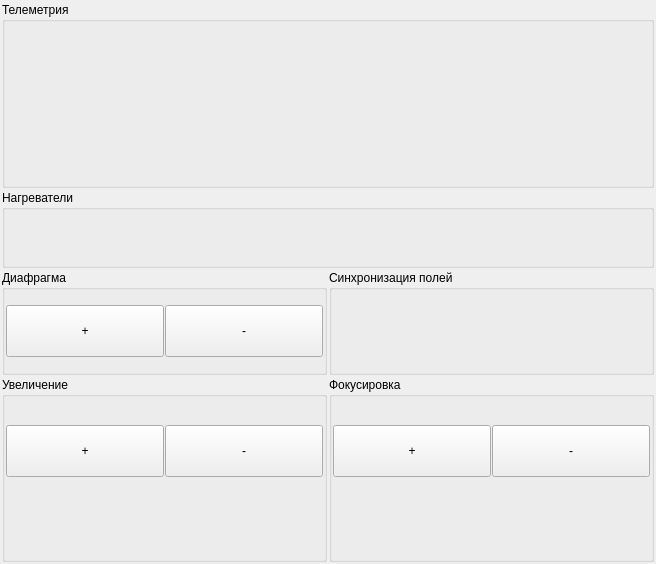
<?xml version="1.0" encoding="UTF-8"?>
<ui version="4.0">
 <class>SWIRCtrlView</class>
 <widget class="QWidget" name="SWIRCtrlView">
  <property name="geometry">
   <rect>
    <x>0</x>
    <y>0</y>
    <width>656</width>
    <height>564</height>
   </rect>
  </property>
  <property name="windowTitle">
   <string>Form</string>
  </property>
  <layout class="QGridLayout" name="root_layout">
   <property name="leftMargin">
    <number>2</number>
   </property>
   <property name="topMargin">
    <number>2</number>
   </property>
   <property name="rightMargin">
    <number>2</number>
   </property>
   <property name="bottomMargin">
    <number>2</number>
   </property>
   <property name="spacing">
    <number>2</number>
   </property>
   <item row="0" column="0" colspan="2">
    <widget class="QGroupBox" name="telemetry_group">
     <property name="title">
      <string>Телеметрия</string>
     </property>
     <layout class="QGridLayout" name="gridLayout">
      <property name="leftMargin">
       <number>1</number>
      </property>
      <property name="topMargin">
       <number>1</number>
      </property>
      <property name="rightMargin">
       <number>1</number>
      </property>
      <property name="bottomMargin">
       <number>1</number>
      </property>
      <property name="spacing">
       <number>1</number>
      </property>
      <item row="1" column="1">
       <widget class="InoutIntWidget" name="focus_drive" native="true">
        <property name="sizePolicy">
         <sizepolicy hsizetype="Preferred" vsizetype="Fixed">
          <horstretch>0</horstretch>
          <verstretch>0</verstretch>
         </sizepolicy>
        </property>
        <property name="minimumSize">
         <size>
          <width>0</width>
          <height>26</height>
         </size>
        </property>
        <property name="maximumSize">
         <size>
          <width>16777215</width>
          <height>26</height>
         </size>
        </property>
       </widget>
      </item>
      <item row="2" column="0">
       <widget class="InoutIntWidget" name="vres" native="true">
        <property name="sizePolicy">
         <sizepolicy hsizetype="Preferred" vsizetype="Fixed">
          <horstretch>0</horstretch>
          <verstretch>0</verstretch>
         </sizepolicy>
        </property>
        <property name="minimumSize">
         <size>
          <width>0</width>
          <height>26</height>
         </size>
        </property>
        <property name="maximumSize">
         <size>
          <width>16777215</width>
          <height>26</height>
         </size>
        </property>
       </widget>
      </item>
      <item row="3" column="0">
       <widget class="InoutFloatWidget" name="focus_mm" native="true">
        <property name="sizePolicy">
         <sizepolicy hsizetype="Preferred" vsizetype="Fixed">
          <horstretch>0</horstretch>
          <verstretch>0</verstretch>
         </sizepolicy>
        </property>
        <property name="minimumSize">
         <size>
          <width>0</width>
          <height>26</height>
         </size>
        </property>
        <property name="maximumSize">
         <size>
          <width>16777215</width>
          <height>26</height>
         </size>
        </property>
       </widget>
      </item>
      <item row="0" column="0">
       <widget class="InoutBinWidget" name="sensor_status" native="true">
        <property name="sizePolicy">
         <sizepolicy hsizetype="Preferred" vsizetype="Fixed">
          <horstretch>0</horstretch>
          <verstretch>0</verstretch>
         </sizepolicy>
        </property>
        <property name="minimumSize">
         <size>
          <width>0</width>
          <height>26</height>
         </size>
        </property>
        <property name="maximumSize">
         <size>
          <width>16777215</width>
          <height>26</height>
         </size>
        </property>
       </widget>
      </item>
      <item row="1" column="0">
       <widget class="InoutIntWidget" name="zoom_drive" native="true">
        <property name="sizePolicy">
         <sizepolicy hsizetype="Preferred" vsizetype="Fixed">
          <horstretch>0</horstretch>
          <verstretch>0</verstretch>
         </sizepolicy>
        </property>
        <property name="minimumSize">
         <size>
          <width>0</width>
          <height>26</height>
         </size>
        </property>
        <property name="maximumSize">
         <size>
          <width>16777215</width>
          <height>26</height>
         </size>
        </property>
       </widget>
      </item>
      <item row="2" column="1">
       <widget class="InoutIntWidget" name="hres" native="true">
        <property name="sizePolicy">
         <sizepolicy hsizetype="Preferred" vsizetype="Fixed">
          <horstretch>0</horstretch>
          <verstretch>0</verstretch>
         </sizepolicy>
        </property>
        <property name="minimumSize">
         <size>
          <width>0</width>
          <height>26</height>
         </size>
        </property>
        <property name="maximumSize">
         <size>
          <width>16777215</width>
          <height>26</height>
         </size>
        </property>
       </widget>
      </item>
      <item row="0" column="1">
       <widget class="InoutBinWidget" name="lens_status" native="true">
        <property name="sizePolicy">
         <sizepolicy hsizetype="Preferred" vsizetype="Fixed">
          <horstretch>0</horstretch>
          <verstretch>0</verstretch>
         </sizepolicy>
        </property>
        <property name="minimumSize">
         <size>
          <width>0</width>
          <height>26</height>
         </size>
        </property>
        <property name="maximumSize">
         <size>
          <width>16777215</width>
          <height>26</height>
         </size>
        </property>
       </widget>
      </item>
      <item row="5" column="1">
       <widget class="InoutCmdWidget" name="agc" native="true">
        <property name="sizePolicy">
         <sizepolicy hsizetype="Preferred" vsizetype="Fixed">
          <horstretch>0</horstretch>
          <verstretch>0</verstretch>
         </sizepolicy>
        </property>
        <property name="minimumSize">
         <size>
          <width>0</width>
          <height>26</height>
         </size>
        </property>
        <property name="maximumSize">
         <size>
          <width>16777215</width>
          <height>26</height>
         </size>
        </property>
       </widget>
      </item>
      <item row="5" column="0">
       <widget class="InoutIntWidget" name="fps" native="true">
        <property name="sizePolicy">
         <sizepolicy hsizetype="Preferred" vsizetype="Fixed">
          <horstretch>0</horstretch>
          <verstretch>0</verstretch>
         </sizepolicy>
        </property>
        <property name="minimumSize">
         <size>
          <width>0</width>
          <height>26</height>
         </size>
        </property>
        <property name="maximumSize">
         <size>
          <width>16777215</width>
          <height>26</height>
         </size>
        </property>
       </widget>
      </item>
      <item row="4" column="0">
       <widget class="InoutIntWidget" name="exp" native="true">
        <property name="sizePolicy">
         <sizepolicy hsizetype="Preferred" vsizetype="Fixed">
          <horstretch>0</horstretch>
          <verstretch>0</verstretch>
         </sizepolicy>
        </property>
        <property name="minimumSize">
         <size>
          <width>0</width>
          <height>26</height>
         </size>
        </property>
        <property name="maximumSize">
         <size>
          <width>16777215</width>
          <height>26</height>
         </size>
        </property>
       </widget>
      </item>
      <item row="3" column="1">
       <widget class="InoutFloatWidget" name="field_grad" native="true">
        <property name="sizePolicy">
         <sizepolicy hsizetype="Preferred" vsizetype="Fixed">
          <horstretch>0</horstretch>
          <verstretch>0</verstretch>
         </sizepolicy>
        </property>
        <property name="minimumSize">
         <size>
          <width>0</width>
          <height>26</height>
         </size>
        </property>
        <property name="maximumSize">
         <size>
          <width>16777215</width>
          <height>26</height>
         </size>
        </property>
       </widget>
      </item>
      <item row="4" column="1">
       <widget class="InoutIntWidget" name="lens_temp" native="true">
        <property name="sizePolicy">
         <sizepolicy hsizetype="Preferred" vsizetype="Fixed">
          <horstretch>0</horstretch>
          <verstretch>0</verstretch>
         </sizepolicy>
        </property>
        <property name="minimumSize">
         <size>
          <width>0</width>
          <height>26</height>
         </size>
        </property>
        <property name="maximumSize">
         <size>
          <width>16777215</width>
          <height>26</height>
         </size>
        </property>
       </widget>
      </item>
     </layout>
    </widget>
   </item>
   <item row="1" column="0" colspan="2">
    <widget class="QGroupBox" name="heaters_group">
     <property name="title">
      <string>Нагреватели</string>
     </property>
     <layout class="QGridLayout" name="gridLayout_2">
      <property name="leftMargin">
       <number>1</number>
      </property>
      <property name="topMargin">
       <number>1</number>
      </property>
      <property name="rightMargin">
       <number>1</number>
      </property>
      <property name="bottomMargin">
       <number>1</number>
      </property>
      <property name="spacing">
       <number>1</number>
      </property>
      <item row="0" column="0">
       <widget class="InoutCmdWidget" name="thermostat_on" native="true">
        <property name="sizePolicy">
         <sizepolicy hsizetype="Preferred" vsizetype="Fixed">
          <horstretch>0</horstretch>
          <verstretch>0</verstretch>
         </sizepolicy>
        </property>
        <property name="minimumSize">
         <size>
          <width>0</width>
          <height>26</height>
         </size>
        </property>
        <property name="maximumSize">
         <size>
          <width>16777215</width>
          <height>26</height>
         </size>
        </property>
       </widget>
      </item>
      <item row="0" column="1">
       <widget class="InoutCmdWidget" name="thermostat_off" native="true">
        <property name="sizePolicy">
         <sizepolicy hsizetype="Preferred" vsizetype="Fixed">
          <horstretch>0</horstretch>
          <verstretch>0</verstretch>
         </sizepolicy>
        </property>
        <property name="minimumSize">
         <size>
          <width>0</width>
          <height>26</height>
         </size>
        </property>
        <property name="maximumSize">
         <size>
          <width>16777215</width>
          <height>26</height>
         </size>
        </property>
       </widget>
      </item>
      <item row="1" column="0">
       <widget class="InoutCmdWidget" name="heat_on" native="true">
        <property name="sizePolicy">
         <sizepolicy hsizetype="Preferred" vsizetype="Fixed">
          <horstretch>0</horstretch>
          <verstretch>0</verstretch>
         </sizepolicy>
        </property>
        <property name="minimumSize">
         <size>
          <width>0</width>
          <height>26</height>
         </size>
        </property>
        <property name="maximumSize">
         <size>
          <width>16777215</width>
          <height>26</height>
         </size>
        </property>
       </widget>
      </item>
      <item row="1" column="1">
       <widget class="InoutCmdWidget" name="heat_off" native="true">
        <property name="sizePolicy">
         <sizepolicy hsizetype="Preferred" vsizetype="Fixed">
          <horstretch>0</horstretch>
          <verstretch>0</verstretch>
         </sizepolicy>
        </property>
        <property name="minimumSize">
         <size>
          <width>0</width>
          <height>26</height>
         </size>
        </property>
        <property name="maximumSize">
         <size>
          <width>16777215</width>
          <height>26</height>
         </size>
        </property>
       </widget>
      </item>
     </layout>
    </widget>
   </item>
   <item row="2" column="0">
    <widget class="QGroupBox" name="iris_group">
     <property name="title">
      <string>Диафрагма</string>
     </property>
     <layout class="QGridLayout" name="gridLayout_4">
      <property name="leftMargin">
       <number>1</number>
      </property>
      <property name="topMargin">
       <number>1</number>
      </property>
      <property name="rightMargin">
       <number>1</number>
      </property>
      <property name="bottomMargin">
       <number>1</number>
      </property>
      <property name="spacing">
       <number>1</number>
      </property>
      <item row="0" column="0">
       <widget class="QPushButton" name="iris_in">
        <property name="sizePolicy">
         <sizepolicy hsizetype="Minimum" vsizetype="Fixed">
          <horstretch>0</horstretch>
          <verstretch>0</verstretch>
         </sizepolicy>
        </property>
        <property name="minimumSize">
         <size>
          <width>0</width>
          <height>52</height>
         </size>
        </property>
        <property name="maximumSize">
         <size>
          <width>16777215</width>
          <height>52</height>
         </size>
        </property>
        <property name="text">
         <string>+</string>
        </property>
       </widget>
      </item>
      <item row="0" column="1">
       <widget class="QPushButton" name="iris_out">
        <property name="sizePolicy">
         <sizepolicy hsizetype="Minimum" vsizetype="Fixed">
          <horstretch>0</horstretch>
          <verstretch>0</verstretch>
         </sizepolicy>
        </property>
        <property name="minimumSize">
         <size>
          <width>0</width>
          <height>52</height>
         </size>
        </property>
        <property name="maximumSize">
         <size>
          <width>16777215</width>
          <height>52</height>
         </size>
        </property>
        <property name="text">
         <string>-</string>
        </property>
       </widget>
      </item>
     </layout>
    </widget>
   </item>
   <item row="2" column="1">
    <widget class="QGroupBox" name="field_sync_group">
     <property name="title">
      <string>Синхронизация полей</string>
     </property>
     <layout class="QGridLayout" name="gridLayout_5">
      <property name="leftMargin">
       <number>1</number>
      </property>
      <property name="topMargin">
       <number>1</number>
      </property>
      <property name="rightMargin">
       <number>1</number>
      </property>
      <property name="bottomMargin">
       <number>1</number>
      </property>
      <property name="spacing">
       <number>1</number>
      </property>
      <item row="0" column="0">
       <widget class="InoutCmdWidget" name="field_sync" native="true">
        <property name="sizePolicy">
         <sizepolicy hsizetype="Preferred" vsizetype="Fixed">
          <horstretch>0</horstretch>
          <verstretch>0</verstretch>
         </sizepolicy>
        </property>
        <property name="minimumSize">
         <size>
          <width>0</width>
          <height>26</height>
         </size>
        </property>
        <property name="maximumSize">
         <size>
          <width>16777215</width>
          <height>26</height>
         </size>
        </property>
       </widget>
      </item>
      <item row="1" column="0">
       <widget class="InoutCmdWidget" name="field_sync_narrow" native="true">
        <property name="sizePolicy">
         <sizepolicy hsizetype="Preferred" vsizetype="Fixed">
          <horstretch>0</horstretch>
          <verstretch>0</verstretch>
         </sizepolicy>
        </property>
        <property name="minimumSize">
         <size>
          <width>0</width>
          <height>26</height>
         </size>
        </property>
        <property name="maximumSize">
         <size>
          <width>16777215</width>
          <height>26</height>
         </size>
        </property>
       </widget>
      </item>
      <item row="2" column="0">
       <widget class="InoutCmdWidget" name="field_sync_reg" native="true">
        <property name="sizePolicy">
         <sizepolicy hsizetype="Preferred" vsizetype="Fixed">
          <horstretch>0</horstretch>
          <verstretch>0</verstretch>
         </sizepolicy>
        </property>
        <property name="minimumSize">
         <size>
          <width>0</width>
          <height>26</height>
         </size>
        </property>
        <property name="maximumSize">
         <size>
          <width>16777215</width>
          <height>26</height>
         </size>
        </property>
       </widget>
      </item>
     </layout>
    </widget>
   </item>
   <item row="3" column="0">
    <widget class="QGroupBox" name="zoom_group">
     <property name="title">
      <string>Увеличение</string>
     </property>
     <layout class="QGridLayout" name="gridLayout_3">
      <property name="leftMargin">
       <number>1</number>
      </property>
      <property name="topMargin">
       <number>1</number>
      </property>
      <property name="rightMargin">
       <number>1</number>
      </property>
      <property name="bottomMargin">
       <number>1</number>
      </property>
      <property name="spacing">
       <number>1</number>
      </property>
      <item row="0" column="0" colspan="2">
       <widget class="InoutIntWidget" name="zoom" native="true">
        <property name="sizePolicy">
         <sizepolicy hsizetype="Preferred" vsizetype="Fixed">
          <horstretch>0</horstretch>
          <verstretch>0</verstretch>
         </sizepolicy>
        </property>
        <property name="minimumSize">
         <size>
          <width>0</width>
          <height>26</height>
         </size>
        </property>
        <property name="maximumSize">
         <size>
          <width>16777215</width>
          <height>26</height>
         </size>
        </property>
       </widget>
      </item>
      <item row="1" column="1">
       <widget class="QPushButton" name="zoom_out">
        <property name="sizePolicy">
         <sizepolicy hsizetype="Minimum" vsizetype="Fixed">
          <horstretch>0</horstretch>
          <verstretch>0</verstretch>
         </sizepolicy>
        </property>
        <property name="minimumSize">
         <size>
          <width>0</width>
          <height>52</height>
         </size>
        </property>
        <property name="maximumSize">
         <size>
          <width>16777215</width>
          <height>52</height>
         </size>
        </property>
        <property name="text">
         <string>-</string>
        </property>
       </widget>
      </item>
      <item row="1" column="0">
       <widget class="QPushButton" name="zoom_in">
        <property name="sizePolicy">
         <sizepolicy hsizetype="Minimum" vsizetype="Fixed">
          <horstretch>0</horstretch>
          <verstretch>0</verstretch>
         </sizepolicy>
        </property>
        <property name="minimumSize">
         <size>
          <width>0</width>
          <height>52</height>
         </size>
        </property>
        <property name="maximumSize">
         <size>
          <width>16777215</width>
          <height>52</height>
         </size>
        </property>
        <property name="text">
         <string>+</string>
        </property>
       </widget>
      </item>
      <item row="2" column="0" colspan="2">
       <spacer name="verticalSpacer">
        <property name="orientation">
         <enum>Qt::Vertical</enum>
        </property>
        <property name="sizeHint" stdset="0">
         <size>
          <width>20</width>
          <height>0</height>
         </size>
        </property>
       </spacer>
      </item>
     </layout>
    </widget>
   </item>
   <item row="3" column="1">
    <widget class="QGroupBox" name="focus_group">
     <property name="title">
      <string>Фокусировка</string>
     </property>
     <layout class="QGridLayout" name="gridLayout_6">
      <property name="leftMargin">
       <number>1</number>
      </property>
      <property name="topMargin">
       <number>1</number>
      </property>
      <property name="rightMargin">
       <number>1</number>
      </property>
      <property name="bottomMargin">
       <number>1</number>
      </property>
      <property name="spacing">
       <number>1</number>
      </property>
      <item row="0" column="0" colspan="2">
       <widget class="InoutIntWidget" name="focus" native="true">
        <property name="sizePolicy">
         <sizepolicy hsizetype="Preferred" vsizetype="Fixed">
          <horstretch>0</horstretch>
          <verstretch>0</verstretch>
         </sizepolicy>
        </property>
        <property name="minimumSize">
         <size>
          <width>0</width>
          <height>26</height>
         </size>
        </property>
        <property name="maximumSize">
         <size>
          <width>16777215</width>
          <height>26</height>
         </size>
        </property>
       </widget>
      </item>
      <item row="2" column="0" colspan="2">
       <widget class="InoutCheckBoxWidget" name="autofocus_lens_en" native="true">
        <property name="sizePolicy">
         <sizepolicy hsizetype="Preferred" vsizetype="Fixed">
          <horstretch>0</horstretch>
          <verstretch>0</verstretch>
         </sizepolicy>
        </property>
        <property name="minimumSize">
         <size>
          <width>0</width>
          <height>26</height>
         </size>
        </property>
        <property name="maximumSize">
         <size>
          <width>16777215</width>
          <height>26</height>
         </size>
        </property>
       </widget>
      </item>
      <item row="1" column="0">
       <widget class="QPushButton" name="focus_near">
        <property name="sizePolicy">
         <sizepolicy hsizetype="Minimum" vsizetype="Fixed">
          <horstretch>0</horstretch>
          <verstretch>0</verstretch>
         </sizepolicy>
        </property>
        <property name="minimumSize">
         <size>
          <width>0</width>
          <height>52</height>
         </size>
        </property>
        <property name="maximumSize">
         <size>
          <width>16777215</width>
          <height>52</height>
         </size>
        </property>
        <property name="text">
         <string>+</string>
        </property>
       </widget>
      </item>
      <item row="1" column="1">
       <widget class="QPushButton" name="focus_far">
        <property name="sizePolicy">
         <sizepolicy hsizetype="Minimum" vsizetype="Fixed">
          <horstretch>0</horstretch>
          <verstretch>0</verstretch>
         </sizepolicy>
        </property>
        <property name="minimumSize">
         <size>
          <width>0</width>
          <height>52</height>
         </size>
        </property>
        <property name="maximumSize">
         <size>
          <width>16777215</width>
          <height>52</height>
         </size>
        </property>
        <property name="text">
         <string>-</string>
        </property>
       </widget>
      </item>
      <item row="4" column="0" colspan="2">
       <widget class="InoutCmdWidget" name="autofocus" native="true">
        <property name="sizePolicy">
         <sizepolicy hsizetype="Preferred" vsizetype="Fixed">
          <horstretch>0</horstretch>
          <verstretch>0</verstretch>
         </sizepolicy>
        </property>
        <property name="minimumSize">
         <size>
          <width>0</width>
          <height>26</height>
         </size>
        </property>
        <property name="maximumSize">
         <size>
          <width>16777215</width>
          <height>26</height>
         </size>
        </property>
       </widget>
      </item>
      <item row="3" column="0" colspan="2">
       <widget class="InoutCheckBoxWidget" name="autofocus_host_en" native="true">
        <property name="sizePolicy">
         <sizepolicy hsizetype="Preferred" vsizetype="Fixed">
          <horstretch>0</horstretch>
          <verstretch>0</verstretch>
         </sizepolicy>
        </property>
        <property name="minimumSize">
         <size>
          <width>0</width>
          <height>26</height>
         </size>
        </property>
        <property name="maximumSize">
         <size>
          <width>16777215</width>
          <height>26</height>
         </size>
        </property>
       </widget>
      </item>
     </layout>
    </widget>
   </item>
  </layout>
 </widget>
 <customwidgets>
  <customwidget>
   <class>InoutIntWidget</class>
   <extends>QWidget</extends>
   <header location="global">qmv/widget/inoutintwidget.h</header>
   <container>1</container>
  </customwidget>
  <customwidget>
   <class>InoutFloatWidget</class>
   <extends>QWidget</extends>
   <header location="global">qmv/widget/inoutfloatwidget.h</header>
   <container>1</container>
  </customwidget>
  <customwidget>
   <class>InoutBinWidget</class>
   <extends>QWidget</extends>
   <header location="global">qmv/widget/inoutbinwidget.h</header>
   <container>1</container>
  </customwidget>
  <customwidget>
   <class>InoutCmdWidget</class>
   <extends>QWidget</extends>
   <header location="global">qmv/widget/inoutcmdwidget.h</header>
   <container>1</container>
  </customwidget>
  <customwidget>
   <class>InoutCheckBoxWidget</class>
   <extends>QWidget</extends>
   <header location="global">qmv/widget/inoutcheckboxwidget.h</header>
   <container>1</container>
  </customwidget>
 </customwidgets>
 <resources/>
 <connections/>
</ui>
